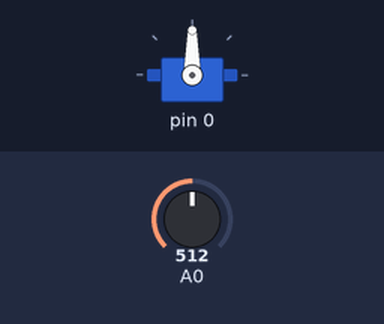
Recording of a sketch running on a simulated Arduino Uno, built with avr-gcc and run on an emulated ATmega328P. Parts: servo. The inputs (shaded band) are chosen by the test bench; at power-on: A0 = 512.

Above: at 0.05 s.
Timing chart, 0 to 3.0 s (numbered marks = the images above):
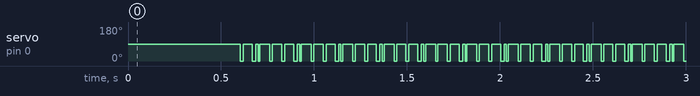

Measured:
- by itself, servo on pin 0: alternates 90° for 0.05 s and 0° for 0.01 s

The sketch:

stationary_zombie_draft.ino
```cpp
#include <Servo.h>
Servo servo1_stationaryZombie; //assuming stationary zombie is attached to 1 servo motor
const int SERVO_PIN;
const int STATUS_LED_PIN;
const int SENSOR_PIN;

int lightThres = 200; // Photoresistor reading values
int ZOMBIE_STATE = 0; //0 = facing upwards towards user (default), 1 = facing downwards (after hit)
int gameScore = 0;
void setup() {
  // put your setup code here, to run once:
    pinMode(STATUS_LED_PIN, OUTPUT);
    servo1_stationaryZombie.attach(SERVO_PIN);
    Serial.begin(9600);
    /* This was mainly copied from boss zombie code so I don't know if this is correct for this context
    */
}

void loop() {
  // put your main code here, to run repeatedly:
  if(ZOMBIE_STATE == 0) { //zombie is in default position (up)
    int sensorValue = analogRead(SENSOR_PIN);
    bool gotHit = (sensorValue > lightThres);
    if (gotHit) { // zombie should rotate downwards
      ZOMBIE_STATE = 1;
      servo1_stationaryZombie.write(90);
      gameScore += 1;
    }
  }
  else if(ZOMBIE_STATE == 1) {
    delayMicroseconds(3000); //hold down position for three seconds
    servo1_stationaryZombie.write(-90);
    ZOMBIE_STATE = 0;
  }
}
```
